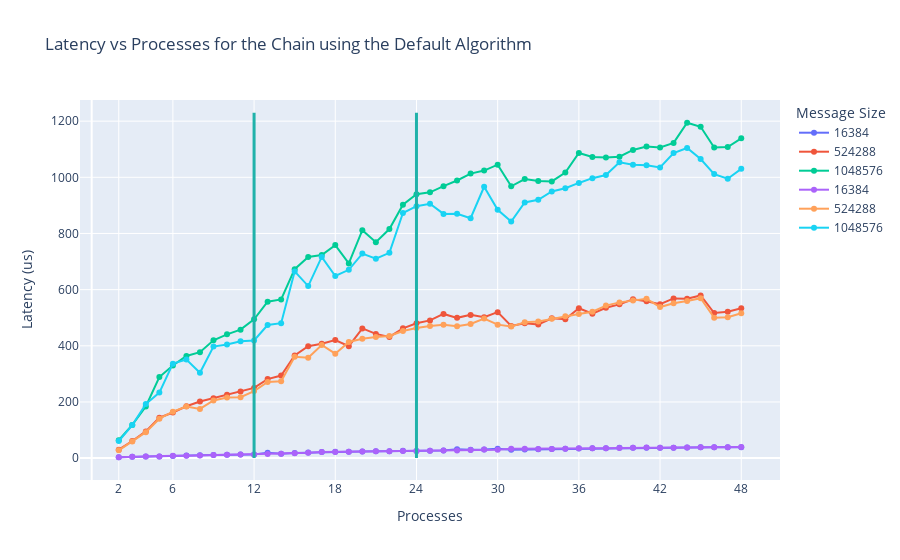

Notebook code for this chart:
### Code cell
# Initialize the figure
fig = go.Figure()
# Draw a vertical line at x = 12 and x = 24
fig.add_shape(type="line", x0=12, y0=0, x1=12, y1=1230, line=dict(color="LightSeaGreen", width=3))
fig.add_shape(type="line", x0=24, y0=0, x1=24, y1=1230, line=dict(color="LightSeaGreen", width=3))
# Start plotting the data
for selected in range(len(chain_df)):
	# The two runs
	used_df = chain_df[selected]
	for message_size in message_sizes:
		# Only plot for 512KB and 1MB, a.k.a. one fitting entirely in L1 and one not fitting
		if message_size in [16384, 524288, 1048576]:
			# Plot the data
			fig.add_trace(go.Scatter(x=used_df[used_df['MessageSize']==message_size]['Processes'], 
									y=used_df[used_df['MessageSize']==message_size]['Latency'],
									mode='lines+markers', name=str(message_size)))
# Update the layout by naming the appropirate tings and highlighting some places of interest in the x-axis
fig.update_layout(title='Latency vs Processes for the Chain using the Default Algorithm', 
					xaxis_title='Processes', 
					yaxis_title='Latency (us)', 
					legend_title='Message Size',
					xaxis=dict(tickvals=[2, 6, 12, 18, 24, 30, 36, 42, 48])
				)
fig.show()

### Figure 1 — Plotly figure (JSON) as saved in the notebook; plotly's stock layout.template omitted (floating-point values rounded to 4 significant figures)
{"data": [{"mode": "lines+markers", "name": "16384", "type": "scatter", "x": [2, 3, 4, 5, 6, 7, 8, 9, 10, 11, 12, 13, 14, 15, 16, 17, 18, 19, 20, 21, 22, 23, 24, 25, 26, 27, 28, 29, 30, 31, 32, 33, 34, 35, 36, 37, 38, 39, 40, 41, 42, 43, 44, 45, 46, 47, 48], "y": [3.06, 4.71, 5.34, 6.11, 7.35, 8.84, 10.27, 11.33, 12.06, 12.56, 13.19, 18.87, 15.3, 17.88, 19.55, 21.34, 22.2, 22.94, 23.61, 24.12, 24, 26.57, 25.55, 25.94, 26.91, 31.94, 29.3, 30.27, 33.02, 29.65, 30.32, 31.75, 32.2, 33.28, 33.8, 34.71, 34.92, 36.5, 36.97, 37.25, 36.88, 37.22, 38.06, 38.63, 38.88, 38.71, 39.05]}, {"mode": "lines+markers", "name": "524288", "type": "scatter", "x": [2, 3, 4, 5, 6, 7, 8, 9, 10, 11, 12, 13, 14, 15, 16, 17, 18, 19, 20, 21, 22, 23, 24, 25, 26, 27, 28, 29, 30, 31, 32, 33, 34, 35, 36, 37, 38, 39, 40, 41, 42, 43, 44, 45, 46, 47, 48], "y": [30.01, 60.95, 95.16, 143.8, 162.4, 184.5, 201.4, 213.2, 225.5, 237.2, 250.1, 281.4, 294.1, 365.8, 398.6, 407.6, 420.4, 398.4, 461.8, 442.3, 431.4, 462.1, 480.1, 490.4, 513.5, 499.5, 510.1, 501.5, 519.9, 470.9, 480.5, 475.8, 497.7, 494.3, 533.6, 514.0, 535.2, 547.5, 565.4, 558.6, 548.2, 568.7, 567.3, 579.3, 516.6, 521.0, 533.9]}, {"mode": "lines+markers", "name": "1048576", "type": "scatter", "x": [2, 3, 4, 5, 6, 7, 8, 9, 10, 11, 12, 13, 14, 15, 16, 17, 18, 19, 20, 21, 22, 23, 24, 25, 26, 27, 28, 29, 30, 31, 32, 33, 34, 35, 36, 37, 38, 39, 40, 41, 42, 43, 44, 45, 46, 47, 48], "y": [63.61, 118.3, 183.7, 288.6, 329.9, 363.7, 377.4, 419.6, 440.7, 457.5, 494.4, 557.1, 565.1, 672.9, 716.3, 723.2, 758.5, 693.2, 811.7, 769, 815.8, 902.5, 939.7, 946.6, 968.6, 988.8, 1013.0, 1024.0, 1045.0, 968.0, 993.8, 987.1, 985.5, 1017.0, 1087.0, 1072.0, 1070.0, 1074.0, 1097.0, 1109.0, 1106.0, 1122.0, 1194.0, 1180, 1106.0, 1108.0, 1139.0]}, {"mode": "lines+markers", "name": "16384", "type": "scatter", "x": [2, 3, 4, 5, 6, 7, 8, 9, 10, 11, 12, 13, 14, 15, 16, 17, 18, 19, 20, 21, 22, 23, 24, 25, 26, 27, 28, 29, 30, 31, 32, 33, 34, 35, 36, 37, 38, 39, 40, 41, 42, 43, 44, 45, 46, 47, 48], "y": [3.03, 4.71, 5.28, 5.9, 8.26, 8.49, 9.61, 10.68, 11.49, 12.49, 13, 14.42, 15.2, 17.62, 19.26, 21.55, 22.1, 22.79, 23.62, 23.96, 24.04, 25.34, 25.66, 25.76, 26.65, 27.34, 28.84, 30.43, 29.9, 33.36, 33.41, 32.46, 32.7, 33.17, 34.9, 34.65, 34.9, 36.16, 36.63, 37.98, 37.11, 37.21, 38.18, 38.62, 38.82, 38.95, 39.77]}, {"mode": "lines+markers", "name": "524288", "type": "scatter", "x": [2, 3, 4, 5, 6, 7, 8, 9, 10, 11, 12, 13, 14, 15, 16, 17, 18, 19, 20, 21, 22, 23, 24, 25, 26, 27, 28, 29, 30, 31, 32, 33, 34, 35, 36, 37, 38, 39, 40, 41, 42, 43, 44, 45, 46, 47, 48], "y": [27.75, 59.19, 92.24, 140.4, 165.3, 183.9, 175.3, 205.4, 215.7, 216.6, 238.7, 271.3, 273.5, 360.7, 357.8, 402.9, 372, 413.5, 425.3, 430.9, 434.7, 452.8, 463.5, 470.2, 475.1, 469.5, 477.8, 496.8, 475.4, 468.3, 484.0, 486.8, 496.3, 505.5, 513.0, 521.3, 543.0, 554.6, 561.4, 567.7, 537.8, 551.5, 559.5, 569.5, 499.7, 501.5, 516]}, {"mode": "lines+markers", "name": "1048576", "type": "scatter", "x": [2, 3, 4, 5, 6, 7, 8, 9, 10, 11, 12, 13, 14, 15, 16, 17, 18, 19, 20, 21, 22, 23, 24, 25, 26, 27, 28, 29, 30, 31, 32, 33, 34, 35, 36, 37, 38, 39, 40, 41, 42, 43, 44, 45, 46, 47, 48], "y": [60.67, 117.7, 192.4, 233.2, 336.3, 350.8, 303.7, 397.2, 404.8, 415.9, 419.1, 474.1, 480.7, 664.9, 612.6, 716.6, 648.5, 670.6, 728.3, 710.3, 731.1, 872.7, 897.2, 906.0, 869.6, 870.2, 854.3, 966.4, 884.1, 842.8, 910.5, 920.0, 949.5, 961.3, 980.0, 997.0, 1008.0, 1054.0, 1045.0, 1043.0, 1035.0, 1086.0, 1104.0, 1065.0, 1011.0, 995.1, 1030.0]}], "layout": {"legend": {"title": {"text": "Message Size"}}, "shapes": [{"line": {"color": "LightSeaGreen", "width": 3}, "type": "line", "x0": 12, "x1": 12, "y0": 0, "y1": 1230}, {"line": {"color": "LightSeaGreen", "width": 3}, "type": "line", "x0": 24, "x1": 24, "y0": 0, "y1": 1230}], "title": {"text": "Latency vs Processes for the Chain using the Default Algorithm"}, "xaxis": {"tickvals": [2, 6, 12, 18, 24, 30, 36, 42, 48], "title": {"text": "Processes"}}, "yaxis": {"title": {"text": "Latency (us)"}}}}
